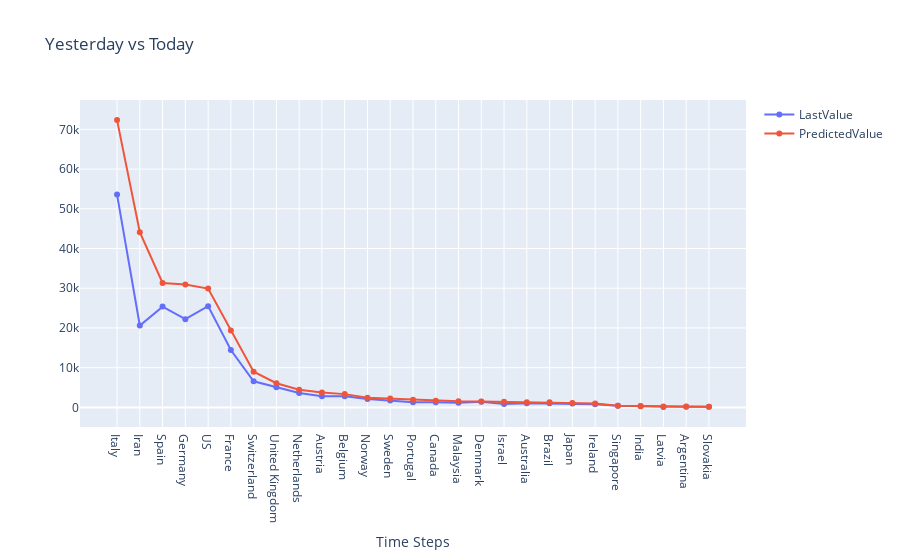

The cell this chart's notebook holds for it:
### Code cell
plot_lines(country_pred_df,'Yesterday vs Today')

### Figure 1 — Plotly figure (JSON) as saved in the notebook; plotly's stock layout.template omitted (floating-point values rounded to 4 significant figures)
{"data": [{"mode": "lines+markers", "name": "LastValue", "type": "scatter", "x": ["Italy", "Iran", "Spain", "Germany", "US", "France", "Switzerland", "United Kingdom", "Netherlands", "Austria", "Belgium", "Norway", "Sweden", "Portugal", "Canada", "Malaysia", "Denmark", "Israel", "Australia", "Brazil", "Japan", "Ireland", "Singapore", "India", "Latvia", "Argentina", "Slovakia"], "y": [53578, 20610, 25374, 22213, 25489, 14431, 6575, 5067, 3640, 2814, 2815, 2118, 1763, 1280, 1278, 1183, 1420, 883, 1071, 1021, 1007, 785, 432, 330, 124, 158, 178]}, {"mode": "lines+markers", "name": "PredictedValue", "type": "scatter", "x": ["Italy", "Iran", "Spain", "Germany", "US", "France", "Switzerland", "United Kingdom", "Netherlands", "Austria", "Belgium", "Norway", "Sweden", "Portugal", "Canada", "Malaysia", "Denmark", "Israel", "Australia", "Brazil", "Japan", "Ireland", "Singapore", "India", "Latvia", "Argentina", "Slovakia"], "y": [72331, 44087, 31318, 30957, 29926, 19375, 8973, 6083, 4426, 3751, 3342, 2455, 2228, 1895, 1646, 1531, 1490, 1427, 1301, 1268, 1119, 1008, 431, 286, 242, 195, 160]}], "layout": {"showlegend": true, "title": {"text": "Yesterday vs Today"}, "xaxis": {"title": {"text": "Time Steps"}}}}
